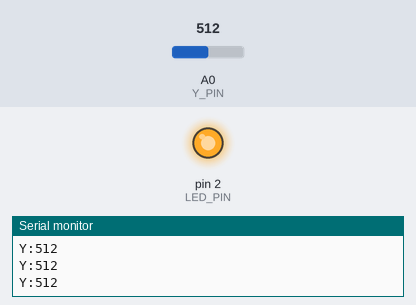
Bench run of a program on a simulated Arduino Uno, built with avr-gcc and run on an emulated ATmega328P. Parts: output pins drawn as LEDs (lit = HIGH), the last lines printed to the serial monitor. The test bench sets the inputs (shaded band); at power-on: A0 (Y_PIN) = 512.

Above: at 1.2 s.
1.3 s: A0 (Y_PIN) set to 312
2.8 s: A0 (Y_PIN) set to 283
At 4.0 s:
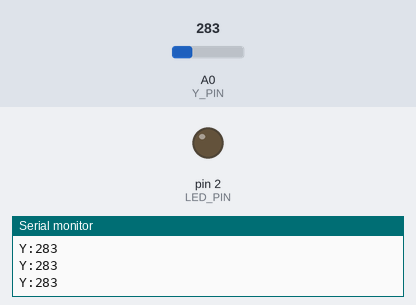
4.3 s: A0 (Y_PIN) set to 306
At 5.5 s:
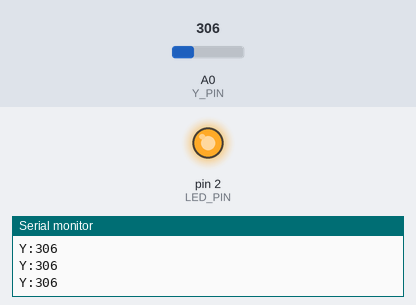
5.8 s: A0 (Y_PIN) set to 290
At 6.8 s:
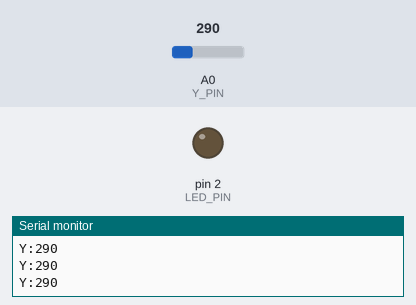
Timing chart, 0 to 8.3 s (numbered marks = the images above; inputs shaded):
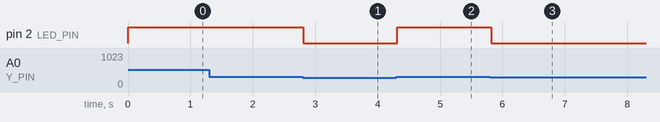

Measured:
- the behaviour switches between 300 and 299 on A0 (Y_PIN) (found by bisection; images 0 and 1)
- after the input at 2.8 s, pin 2 (LED_PIN): HIGH → LOW at once
- after the input at 4.3 s, pin 2 (LED_PIN): LOW → HIGH at once
- after the input at 5.8 s, pin 2 (LED_PIN): HIGH → LOW at once

The program:

main.cpp
```cpp
#include <Arduino.h>

const int Y_PIN = A0;
const int LED_PIN = 2;

void setup()
{
    pinMode(Y_PIN, INPUT);
    pinMode(LED_PIN, OUTPUT);
    Serial.begin(9600);
}

void loop()
{
    int y;

    y = analogRead(Y_PIN);

    Serial.print("Y:");
    Serial.println(y);

    if (y < 300)
    {
        digitalWrite(LED_PIN, 0);
    }
    else
    {
        digitalWrite(LED_PIN, 1);
    }

    delay(100);
}
```
